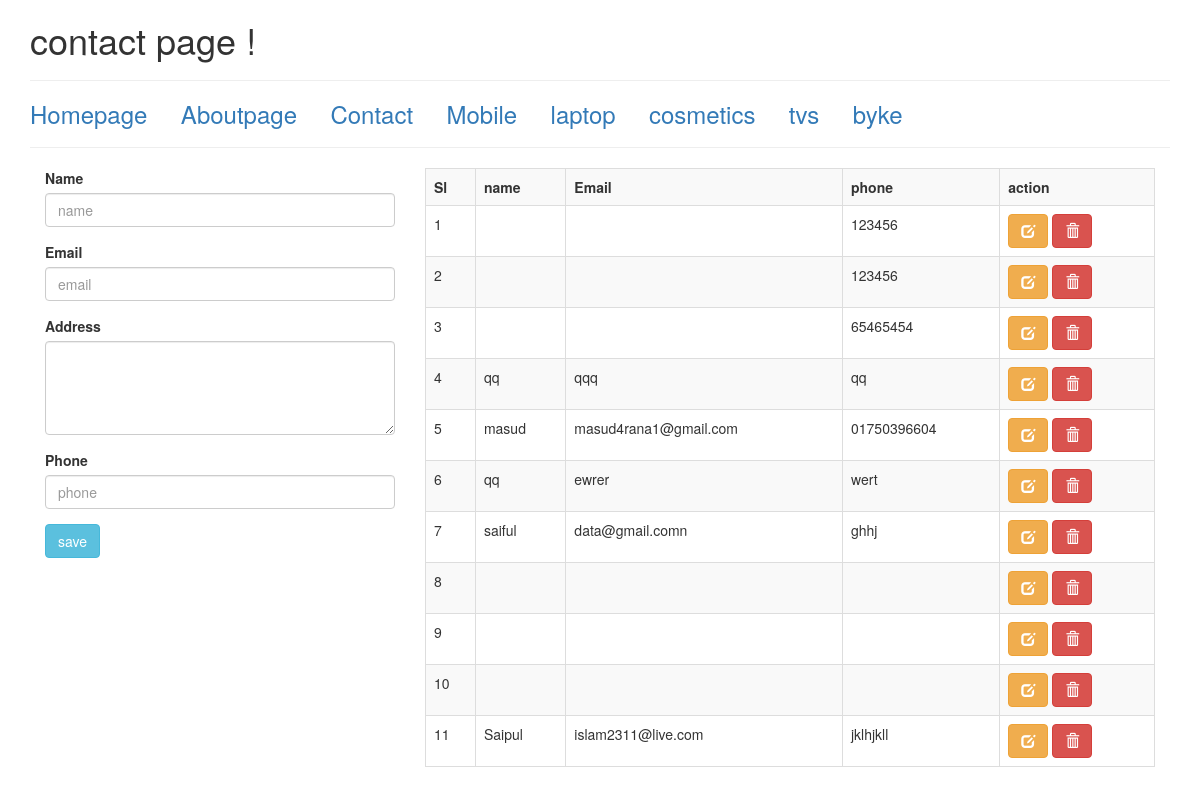
The app's page /index.php/home/Contact with its own data.
### tables this page shows
CREATE TABLE `tbl_menus` (
  `id` int(11) NOT NULL,
  `menutitle` varchar(255) NOT NULL,
  `linkofmenu` varchar(255) NOT NULL,
  `car` varchar(255) NOT NULL,
  `tv` varchar(255) NOT NULL,
  `laptop` varchar(255) NOT NULL,
  `byke` varchar(255) NOT NULL,
  `cosm` varchar(255) NOT NULL,
  `cosmetics` varchar(255) NOT NULL
);

CREATE TABLE `tbl_contact` (
  `id` int(11) NOT NULL,
  `phone` varchar(255) NOT NULL,
  `name` varchar(255) NOT NULL,
  `email` varchar(255) NOT NULL,
  `address` text NOT NULL
);

### application/controllers/Home.php (called while the page is built, shortened)
<?php
class Home extends CI_Controller {
public function Contact(){
	$data = array();
	$data ['sitename']= 'contact page !';
	$tablec = 'tbl_contact';
	$table = 'tbl_menus';
	$data ['menus'] = $this->menu_model->select($table,$data);
	$data ['contacts'] = $this->menu_model->select($tablec,$data);
	$this->load->view('Contact',$data);
}
}

### index.php (called while the page is built, shortened)
<?php
require_once BASEPATH.'core/CodeIgniter.php';

### application/models/menu_model.php (called while the page is built, shortened)
<?php
Class Menu_model extends CI_Model{
	public function select($table){
		$this->db->select('*');
		$this->db->from($table);
		$result = $this->db->get();
		$result  = $result->result();
		return $result;
	}
}
?>

### application/views/Contact.php (the view, shortened to what this page needs)
<!DOCTYPE html>
<html lang="en">
  <head>
    <link href="<?php echo base_url(); ?>css/bootstrap.min.css" rel="stylesheet">
  </head>
  <body>
  	<div class="container">
  		<h1><?php echo $sitename;?></h1>
  		<hr/>
  		<h3>
  			<?php
  					foreach ($menus as $menu) {
  						?>
<a href="<?php echo base_url(); ?>index.php/Home/<?php echo $menu->menutitle; ?>"><?php echo $menu->menutitle;?></a> &nbsp; &nbsp;
  				<?php
  					}
  			?>
  		</h3>
  		<hr/>
  		<div class="col-md-4">
		<form action="<?php echo base_url('index.php/Home/Contactsave');?>" method= "post" >
		  <div class="form-group">
		    <label for="exampleInputEmail1">Name</label>
		    <input name="name" type="text" class="form-control" id="exampleInputEmail1" placeholder="name">
		  </div>
		  <div class="form-group">
		    <label for="exampleInputPassword1">Email</label>
		    <input name="email" type="emil" class="form-control" id="exampleInputPassword1" placeholder="email">
		  </div>
		  <div class="form-group">
		    <label for="exampleInputPassword1">Address</label>
		    <textarea name="address" class="form-control" rows='4' ></textarea>
		  </div>
		  <div class="form-group">
		    <label for="exampleInputPassword1">Phone </label>
		    <input name="phone" type="text" class="form-control" id="exampleInputPassword1" placeholder= "phone">
		  </div>
		  <button type="submit" class="btn btn-info">save</button>
		</form>
  		</div>
  		<div class="col-md-8">
  			<table class="table table-striped table-bordered">
  					<tr>
  							<th>Sl</th>
  							<th>name</th>
  							<th>Email</th>
  							<th>phone</th>
  							<th>action</th>
  					</tr>
<?php $i=0;
	foreach ($contacts as $contact) {
$i++;
	?>
  					<tr>
  							<td><?php echo $i;?></td>
  							<td><?php echo $contact->name; ?></td>
  							<td><?php echo $contact->email;?></td>
  							<td><?php echo $contact->phone;?></td>
    <td>
  		<a href="#" type="button" class="btn btn-warning" data-toggle="modal" data-target="#contactedit<?php echo $contact->id;?>"><span class="glyphicon glyphicon-edit" aria-hidden="true"></span></a>
  		<a href="<?php echo base_url('index.php/Home/contactdelete/');?><?php echo $contact->id;?>" type="button" class="btn btn-danger"><span class="glyphicon glyphicon-trash" aria-hidden="true"></span></a>
  	</td>
  </tr>
<?php
	}
?>
			</table>
  		</div>
  	</div>
  </body>
</html>

### records on screen
tbl_menus: menutitle "Homepage"
tbl_menus: menutitle "Aboutpage"
tbl_menus: menutitle "Contact"
tbl_menus: menutitle "Mobile"
tbl_menus: menutitle "laptop"
tbl_menus: menutitle "cosmetics"
tbl_menus: menutitle "tvs"
tbl_menus: menutitle "byke"
tbl_contact: phone "123456"
tbl_contact: phone "123456"
tbl_contact: phone "65465454"
tbl_contact: name "qq", email "qqq", phone "qq"
tbl_contact: name "masud", email "masud4rana1@gmail.com", phone "01750396604"
tbl_contact: name "qq", email "ewrer", phone "wert"
tbl_contact: name "saiful", email "data@gmail.comn", phone "ghhj"
tbl_contact: name "Saipul", email "islam2311@live.com", phone "jklhjkll"

### other values on screen
$sitename "contact page !"
